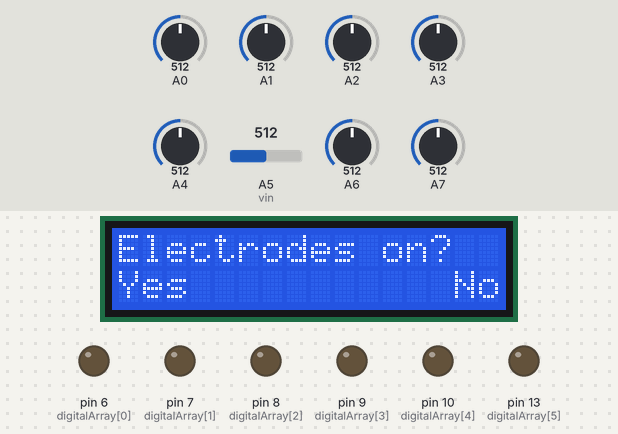
Recording of a sketch running on a simulated Arduino Uno, built with avr-gcc and run on an emulated ATmega328P. Parts: 16×2 character LCD, output pins drawn as LEDs (lit = HIGH). Dashed ring = blinking. Inputs (shaded band) come from the test bench; at power-on: A6 = 512, A0 = 512, A1 = 512, A2 = 512, A3 = 512, A4 = 512, A5 (vin) = 512, A7 = 512. What the sketch prints to the serial monitor is not drawn.

Above: at 0.8 s.
0.9 s: A6 set to 1013
2.4 s: A6 set to 1023
At 4.4 s:
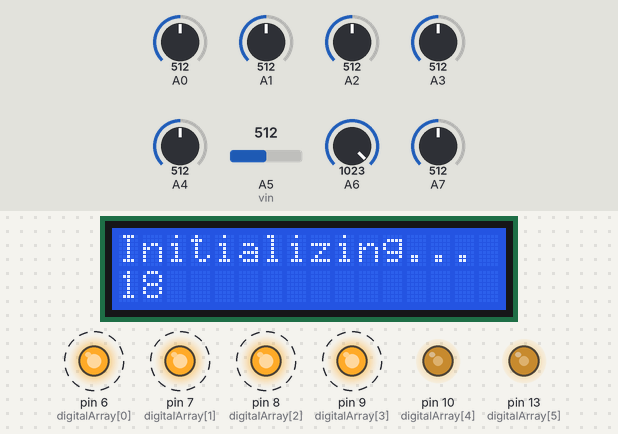
At 16.0 s:
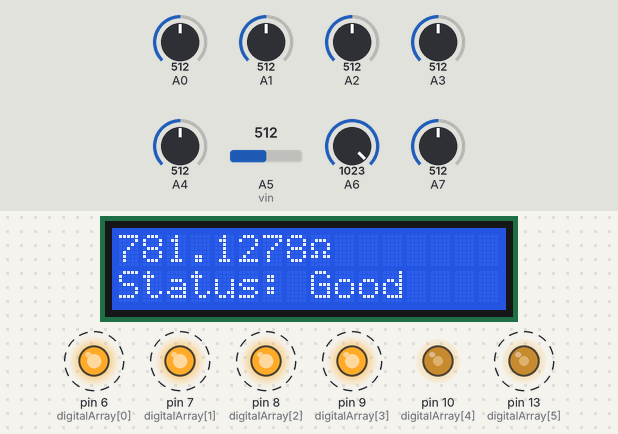
Timing chart, 0 to 21.3 s (numbered marks = the images above; inputs shaded):
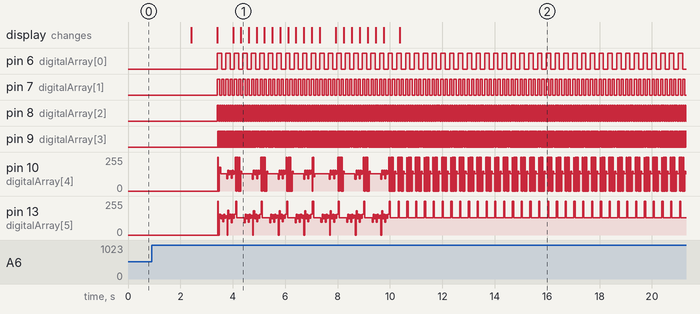

Measured:
- the behaviour switches between 1022 and 1023 on A6 (found by bisection; images 0 and 1)
- after the input at 0.9 s, every drawn part: stays the same
- after the input at 2.4 s, pin 6 (digitalArray[0]): alternates HIGH for 0.16 s and LOW for 0.17 s, starting after 1.0 s; pin 7 (digitalArray[1]): alternates HIGH for 0.08 s and LOW for 0.08 s, starting after 1.0 s

The sketch:

Ohmmeter_V10.ino
```cpp
#include <LiquidCrystal.h>

LiquidCrystal lcd(12, 11, 5, 4, 3, 2);
int digitalArray[] = {6, 7, 8, 9, 10, 13};

double A = 561.1;
double B = 999.9;
double C = 2186;
double D = 4697;
double E = 10006;
double F = 21990;
double R[] = {A, B, C, D, E, F};
int timer = 5;
int vin=5;
int t;

int b1;
int b2;
int count;
int count2;
int count3;
int count4;
int count5;
int pos2;
int pos3;
int pos4;
int pos5;
int p;
int x;
int y;
int z;
int pos;

double refResistor;
double refMin;
double SumR = 0;
double vx;
double rx;
double rx2[20];
double i;
double i2;
double baseline;
double gap;
double V[63];
double I[63];
double resistorArray[63];
double R2[63];
double R3[63];
double analogArray[63];
double searchArray[63];
double currentArray[63];


void setup()
{
  Serial.begin(9600);
  pinMode(vin,INPUT);
  pinMode(b1,INPUT);
  pinMode(b2,INPUT);
  lcd.begin(16,2);

  for (count = 0; count < 6; count++) {
    pinMode(digitalArray[count],OUTPUT);
    digitalWrite(digitalArray[count],LOW);
  }

  for (count = 0; count < 6; count++) {
    resistorArray[count]=R[count];
    for (count2 = 1+count; count2 < 6; count2++) {
      resistorArray[count*5-count*(count-1)/2+5+count2-count] = ((R[count]*R[count2])/(R[count]+R[count2]));
      for (count3 = 1+count2; count3 < 6; count3++) {
        pos3 = count*5-count*(count-1)/2+5+count2-count;
        resistorArray[(count*5-count*(count-1)/2+5+count2-count)*3+1-(count2-1)*(count2-2)*count2/6+(count2-1)*(count2-2)*(count2-3)/6-count*6+count*(count-1)*(count-2)/6+count3] = (resistorArray[pos3]*R[count3])/(resistorArray[pos3]+R[count3]);
        for (count4 = 1+count3; count4 < 6; count4++) {
          pos4 = (count*5-count*(count-1)/2+5+count2-count)*3+1-(count2-1)*(count2-2)*count2/6+(count2-1)*(count2-2)*(count2-3)/6-count*6+count*(count-1)*(count-2)/6+count3;
          resistorArray[38+count*4-(count-1)*count*3/2+(count2-1)*3-(count2-1)*(count2-2)+(count3-2)*2-(count3-2)*(count3-3)/2+count4] = (resistorArray[pos4]*R[count4])/(resistorArray[pos4]+R[count4]);
          for (count5 = 1+count4; count5 < 6; count5++) {
            pos5 = 38+count*4-(count-1)*count*3/2+(count2-1)*3-(count2-1)*(count2-2)+(count3-2)*2-(count3-2)*(count3-3)/2+count4;
            resistorArray[count+(count2-1)+(count3-2)+(count4-3)+count5+52] = (resistorArray[pos5]*R[count5])/(resistorArray[pos5]+R[count5]);
            if (count5 == 4) {
              resistorArray[62] = (resistorArray[56]*R[5])/(resistorArray[56]+R[5]);
            }
          }
        }
      }
    }
  }

  b1 = analogRead(6);
  b2 = analogRead(7);
  while (b1!=1023){
    lcd.setCursor(0,0);
    lcd.print("Electrodes on?  ");
    lcd.setCursor(0,1);
    lcd.print("Yes           No");
    if(b2==1023){
      lcd.clear();
      lcd.setCursor(0,0);
      lcd.print("Please place the");
      lcd.setCursor(0,1);
      lcd.print("electrodes");
      delay(3000);}
    b1 = analogRead(6);
    b2 = analogRead(7);
  }

  lcd.clear();
  lcd.setCursor(0,0);
  lcd.print("Initializing...");

  delay(1000);

  for (p=0; p<20; p++){
    t=20-p;
    if(t==9){
      lcd.clear();
      lcd.setCursor(0,0);
      lcd.print("Initializing...");
    }
    lcd.setCursor(0,1);
    lcd.print(t);

    for (count = 0; count < 6; count++){
      digitalWrite(digitalArray[count],HIGH);
      delay(timer);
      analogArray[count]=analogRead(count);//a, b, c, d, e, f
      for (count2 = count+1; count2 < 6; count2++){
        digitalWrite(digitalArray[count2],HIGH);
        delay(timer);
        analogArray[count*5-count*(count-1)/2+5+count2-count]=analogRead(vin);//ab, ac, ad, ae, af, bc, bd, be, bf, cd, ce, cf, de, df, ef
        for (count3 = count2+1; count3 < 6; count3++){
          digitalWrite(digitalArray[count3],HIGH);
          delay(timer);
          analogArray[(count*5-count*(count-1)/2+5+count2-count)*3+1-(count2-1)*(count2-2)*count2/6+(count2-1)*(count2-2)*(count2-3)/6-count*6+count*(count-1)*(count-2)/6+count3]=analogRead(vin);//abc, abd, abe, abf, acd, ace, acf, ade, adf, aef, bcd, bce, bcf, bde, bdf, bef, cde, cdf, cef, def
          for (count4 = count3+1; count4 < 6; count4++){
            digitalWrite(digitalArray[count4],HIGH);
            delay(timer);
            analogArray[38+count*4-(count-1)*count*3/2+(count2-1)*3-(count2-1)*(count2-2)+(count3-2)*2-(count3-2)*(count3-3)/2+count4]=analogRead(vin);//abcd, abce, abcf, abde, abdf, abef, acde, acdf, acef, adef, bcde, bcdf, bcef, bdef, cdef
            for (count5 = count4+1; count5 < 6; count5++){
              digitalWrite(digitalArray[count5],HIGH);
              delay(timer);
              analogArray[count+(count2-1)+(count3-2)+(count4-3)+count5+52]=analogRead(vin);//abcde, abcdf, abcef, abdef, acdef, bcdef
              if (count5 == 4){
                digitalWrite(digitalArray[5],HIGH);
                delay(timer);
                analogArray[62]=analogRead(vin);//abcdef
                digitalWrite(digitalArray[count5],LOW);
              }
              digitalWrite(digitalArray[count5],LOW);
            }
            digitalWrite(digitalArray[count4],LOW);
          }
          digitalWrite(digitalArray[count3],LOW);
        }
        digitalWrite(digitalArray[count2],LOW);
      }
      digitalWrite(digitalArray[count],LOW);
    }

    for (x = 0; x< 63; x++){
      searchArray[x] = analogArray[x] - 460;
      searchArray[x] = abs(searchArray[x]);
    }
    refMin = searchArray[0];
    for(y=0; y<63; y++){
      refMin=min(refMin, searchArray[y]);
    }

    for (z = 0; z< 63; z++){
      if (refMin == searchArray[z]) {
        pos = z;
      break;}
    }
    refResistor = resistorArray[pos];
    vx = analogArray[pos]*0.0048875855;
    i = (5-vx-0.7)/refResistor;
    rx2[p] = (vx/i);
  }

  for (z = 10; z< 20; z++){
      SumR = rx2[z] + SumR;
    }

  baseline = SumR/10;
}

void loop()
{
  for (count = 0; count < 6; count++){
    digitalWrite(digitalArray[count],HIGH);
    delay(timer);
    analogArray[count]=analogRead(count);//a, b, c, d, e, f
    for (count2 = count+1; count2 < 6; count2++){
      digitalWrite(digitalArray[count2],HIGH);
      delay(timer);
      analogArray[count*5-count*(count-1)/2+5+count2-count]=analogRead(vin);//ab, ac, ad, ae, af, bc, bd, be, bf, cd, ce, cf, de, df, ef
      for (count3 = count2+1; count3 < 6; count3++){
        digitalWrite(digitalArray[count3],HIGH);
        delay(timer);
        analogArray[(count*5-count*(count-1)/2+5+count2-count)*3+1-(count2-1)*(count2-2)*count2/6+(count2-1)*(count2-2)*(count2-3)/6-count*6+count*(count-1)*(count-2)/6+count3]=analogRead(vin);//abc, abd, abe, abf, acd, ace, acf, ade, adf, aef, bcd, bce, bcf, bde, bdf, bef, cde, cdf, cef, def
        for (count4 = count3+1; count4 < 6; count4++){
          digitalWrite(digitalArray[count4],HIGH);
          delay(timer);
          analogArray[38+count*4-(count-1)*count*3/2+(count2-1)*3-(count2-1)*(count2-2)+(count3-2)*2-(count3-2)*(count3-3)/2+count4]=analogRead(vin);//abcd, abce, abcf, abde, abdf, abef, acde, acdf, acef, adef, bcde, bcdf, bcef, bdef, cdef
          for (count5 = count4+1; count5 < 6; count5++){
            digitalWrite(digitalArray[count5],HIGH);
            delay(timer);
            analogArray[count+(count2-1)+(count3-2)+(count4-3)+count5+52]=analogRead(vin);//abcde, abcdf, abcef, abdef, acdef, bcdef
            if (count5 == 4){
              digitalWrite(digitalArray[5],HIGH);
              delay(timer);
              analogArray[62]=analogRead(vin);//abcdef
              digitalWrite(digitalArray[count5],LOW);
            }
            digitalWrite(digitalArray[count5],LOW);
          }
          digitalWrite(digitalArray[count4],LOW);
        }
        digitalWrite(digitalArray[count3],LOW);
      }
      digitalWrite(digitalArray[count2],LOW);
    }
    digitalWrite(digitalArray[count],LOW);
  }

  for (x = 0; x< 63; x++){
    searchArray[x] = analogArray[x] - 460;
    searchArray[x] = abs(searchArray[x]);
  }

  refMin = searchArray[0];
  for(y=0; y<63; y++){
    refMin=min(refMin, searchArray[y]);
  }

  for (z = 0; z< 63; z++){
    if (refMin == searchArray[z]) {
      pos = z;
      break;}
  }

  refResistor = resistorArray[pos];
  vx = analogArray[pos]*0.0048875855;
  i = (5-vx-0.7)/refResistor;
  rx = (vx/i);

  gap = (rx-baseline)*0.01;

  if(rx<0||vx>4.2){
    lcd.clear();
    lcd.setCursor(0,0);
    lcd.print("Error");
    Serial.println("Error");
  }
  else if(rx<1000){
    lcd.clear();
    lcd.setCursor(0,0);
    lcd.print(rx, 5);
    lcd.setCursor(8,0);
    lcd.print((char)244);
    }
    else if (rx < 1000000){
      lcd.clear();
      rx=rx/1000;
      lcd.setCursor(0,0);
      lcd.print(rx, 5);
      lcd.setCursor(8,0);
      lcd.print("k");
      lcd.print((char)244);
    }
    else{
      lcd.clear();
      rx=rx/1000000;
      lcd.setCursor(0,0);
      lcd.print(rx, 5);
      lcd.setCursor(8,0);
      lcd.print("M");
      lcd.print((char)244);
    }

  lcd.setCursor(0,1);
  lcd.print("Status:");
  if (gap<1){
    lcd.setCursor(8,1);
    lcd.print("Good");
  }
  else if (gap<2){
    lcd.setCursor(8,1);
    lcd.print("OK  ");
  }
  else if (gap<3){
    lcd.setCursor(8,1);
    lcd.print("Poor");
  }
  else if (gap>=3){
    lcd.setCursor(8,1);
    lcd.print("Bad ");
  }

  Serial.print("A5 = ");
  Serial.println(vx);
  Serial.print("rx = ");
  Serial.println(rx);
  Serial.print("Baseline = ");
  Serial.println(baseline);
  Serial.print("Predicted Gap = ");
  Serial.println(gap);

  /*
  lcd.setCursor(0,1);
  lcd.print(baseline);
  */
  /*
  Serial.print("R0 = ");
  Serial.println(R2[0]);
  Serial.print("R1 = ");
  Serial.println(R2[1]);
  Serial.print("R2 = ");
  Serial.println(R2[2]);
  Serial.print("R3 = ");
  Serial.println(R2[3]);
  Serial.print("R4 = ");
  Serial.println(R2[4]);
  Serial.print("R5 = ");
  Serial.println(R2[5]);
  Serial.print("R6 = ");
  Serial.println(R2[6]);
  Serial.print("R7 = ");
  Serial.println(R2[7]);
  Serial.print("R8 = ");
  Serial.println(R2[8]);
  Serial.print("R9 = ");
  Serial.println(R2[9]);
  Serial.print("R10 = ");
  Serial.println(R2[10]);

  Serial.print("R0 = ");
  Serial.println(R3[0]);
  Serial.print("R1 = ");
  Serial.println(R3[1]);
  Serial.print("R2 = ");
  Serial.println(R3[2]);
  Serial.print("R3 = ");
  Serial.println(R3[3]);
  Serial.print("R4 = ");
  Serial.println(R3[4]);
  Serial.print("R5 = ");
  Serial.println(R3[5]);
  Serial.print("R6 = ");
  Serial.println(R3[6]);
  Serial.print("R7 = ");
  Serial.println(R3[7]);
  Serial.print("R8 = ");
  Serial.println(R3[8]);
  Serial.print("R9 = ");
  Serial.println(R3[9]);
  Serial.print("R10 = ");
  Serial.println(R3[10]);

  Serial.print("R0 = ");
  Serial.println(R2[0]);
  Serial.print("R1 = ");
  Serial.println(R2[1]);
  Serial.print("R2 = ");
  Serial.println(R2[2]);
  Serial.print("R3 = ");
  Serial.println(R2[3]);
  Serial.print("R4 = ");
  Serial.println(R2[4]);
  Serial.print("R5 = ");
  Serial.println(R2[5]);
  Serial.print("R6 = ");
  Serial.println(R2[6]);
  Serial.print("R7 = ");
  Serial.println(R2[7]);
  Serial.print("R8 = ");
  Serial.println(R2[8]);
  Serial.print("R9 = ");
  Serial.println(R2[9]);
  Serial.print("R10 = ");
  Serial.println(R2[10]);
  */
  /*
  Serial.print("currentArray0 = ");
  Serial.println(currentArray[0]);
  Serial.print("currentArray1 = ");
  Serial.println(currentArray[1]);
  Serial.print("currentArray2 = ");
  Serial.println(currentArray[2]);
  Serial.print("currentArray3 = ");
  Serial.println(currentArray[3]);
  Serial.print("currentArray4 = ");
  Serial.println(currentArray[4]);
  Serial.print("currentArray5 = ");
  Serial.println(currentArray[5]);
  Serial.print("currentArray6 = ");
  Serial.println(currentArray[6]);
  Serial.print("currentArray7 = ");
  Serial.println(currentArray[7]);
  Serial.print("currentArray8 = ");
  Serial.println(currentArray[8]);
  Serial.print("currentArray9 = ");
  Serial.println(currentArray[9]);
  Serial.print("currentArray62 = ");
  Serial.println(currentArray[62]);
  Serial.print("currentArray11 = ");
  Serial.println(currentArray[11]);
  Serial.print("currentArray12 = ");
  Serial.println(currentArray[12]);
  Serial.print("currentArray13 = ");
  Serial.println(currentArray[13]);
  Serial.print("currentArray14 = ");
  Serial.println(currentArray[14]);
  Serial.print("currentArray15 = ");
  Serial.println(currentArray[15]);
  Serial.print("currentArray16 = ");
  Serial.println(currentArray[16]);
  Serial.print("currentArray17 = ");
  Serial.println(currentArray[17]);
  Serial.print("currentArray18 = ");
  Serial.println(currentArray[18]);
  Serial.print("currentArray19 = ");
  Serial.println(currentArray[19]);
  Serial.print("currentArray20 = ");
  Serial.println(currentArray[20]);
  Serial.print("currentArray21 = ");
  Serial.println(currentArray[21]);
  Serial.print("currentArray22 = ");
  Serial.println(currentArray[22]);
  Serial.print("currentArray23 = ");
  Serial.println(currentArray[23]);
  Serial.print("currentArray24 = ");
  Serial.println(currentArray[24]);
  Serial.print("currentArray25 = ");
  Serial.println(currentArray[25]);
  Serial.print("currentArray26 = ");
  Serial.println(currentArray[26]);
  Serial.print("currentArray27 = ");
  Serial.println(currentArray[27]);
  Serial.print("currentArray28 = ");
  Serial.println(currentArray[28]);
  Serial.print("currentArray29 = ");
  Serial.println(currentArray[29]);
  Serial.print("currentArray30 = ");
  Serial.println(currentArray[30]);
  Serial.print("currentArray31 = ");
  Serial.println(currentArray[31]);
  Serial.print("currentArray32 = ");
  Serial.println(currentArray[32]);
  Serial.print("currentArray33 = ");
  Serial.println(currentArray[33]);
  Serial.print("currentArray34 = ");
  Serial.println(currentArray[34]);
  Serial.print("currentArray35 = ");
  Serial.println(currentArray[35]);
  Serial.print("currentArray36 = ");
  Serial.println(currentArray[36]);
  Serial.print("currentArray37 = ");
  Serial.println(currentArray[37]);
  Serial.print("currentArray38 = ");
  Serial.println(currentArray[38]);
  Serial.print("currentArray39 = ");
  Serial.println(currentArray[39]);
  Serial.print("currentArray40 = ");
  Serial.println(currentArray[40]);
  Serial.print("currentArray41 = ");
  Serial.println(currentArray[41]);
  Serial.print("currentArray42 = ");
  Serial.println(currentArray[42]);
  Serial.print("currentArray43 = ");
  Serial.println(currentArray[43]);
  Serial.print("currentArray44 = ");
  Serial.println(currentArray[44]);
  Serial.print("currentArray45 = ");
  Serial.println(currentArray[45]);
  Serial.print("currentArray46 = ");
  Serial.println(currentArray[46]);
  Serial.print("currentArray47 = ");
  Serial.println(currentArray[47]);
  Serial.print("currentArray48 = ");
  Serial.println(currentArray[48]);
  Serial.print("currentArray49 = ");
  Serial.println(currentArray[49]);
  Serial.print("currentArray50 = ");
  Serial.println(currentArray[50]);
  Serial.print("currentArray51 = ");
  Serial.println(currentArray[51]);
  Serial.print("currentArray52 = ");
  Serial.println(currentArray[52]);
  Serial.print("currentArray53 = ");
  Serial.println(currentArray[53]);
  Serial.print("currentArray54 = ");
  Serial.println(currentArray[54]);
  Serial.print("currentArray55 = ");
  Serial.println(currentArray[55]);
  Serial.print("currentArray56 = ");
  Serial.println(currentArray[56]);
  Serial.print("currentArray57 = ");
  Serial.println(currentArray[57]);
  Serial.print("currentArray58 = ");
  Serial.println(currentArray[58]);
  Serial.print("currentArray59 = ");
  Serial.println(currentArray[59]);
  Serial.print("currentArray60 = ");
  Serial.println(currentArray[60]);
  Serial.print("currentArray61 = ");
  Serial.println(currentArray[61]);
  Serial.print("currentArray62 = ");
  Serial.println(analogArray[62]);*/
  Serial.println(" ");

}
```
